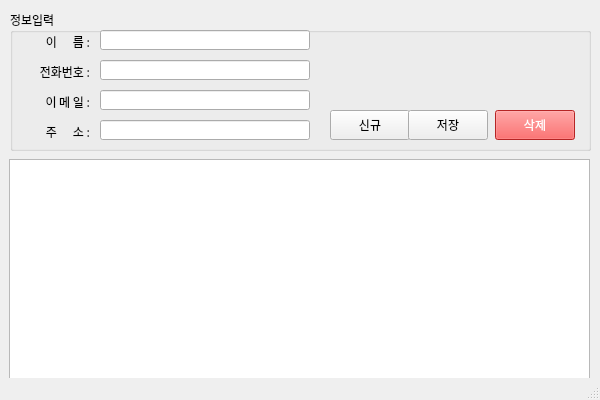
<?xml version="1.0" encoding="UTF-8"?>
<ui version="4.0">
 <class>MainWindow</class>
 <widget class="QMainWindow" name="MainWindow">
  <property name="geometry">
   <rect>
    <x>0</x>
    <y>0</y>
    <width>600</width>
    <height>400</height>
   </rect>
  </property>
  <property name="sizePolicy">
   <sizepolicy hsizetype="Fixed" vsizetype="Fixed">
    <horstretch>0</horstretch>
    <verstretch>0</verstretch>
   </sizepolicy>
  </property>
  <property name="minimumSize">
   <size>
    <width>600</width>
    <height>400</height>
   </size>
  </property>
  <property name="maximumSize">
   <size>
    <width>600</width>
    <height>400</height>
   </size>
  </property>
  <property name="font">
   <font>
    <family>나눔고딕</family>
   </font>
  </property>
  <property name="windowTitle">
   <string>MainWindow</string>
  </property>
  <widget class="QWidget" name="centralwidget">
   <widget class="QWidget" name="verticalLayoutWidget">
    <property name="geometry">
     <rect>
      <x>10</x>
      <y>10</y>
      <width>581</width>
      <height>141</height>
     </rect>
    </property>
    <layout class="QVBoxLayout" name="verticalLayout">
     <item>
      <widget class="QGroupBox" name="groupBox">
       <property name="title">
        <string>정보입력</string>
       </property>
       <widget class="QLabel" name="label">
        <property name="geometry">
         <rect>
          <x>20</x>
          <y>26</y>
          <width>60</width>
          <height>12</height>
         </rect>
        </property>
        <property name="font">
         <font>
          <family>나눔고딕</family>
         </font>
        </property>
        <property name="text">
         <string>이      름 :</string>
        </property>
        <property name="alignment">
         <set>Qt::AlignRight|Qt::AlignTrailing|Qt::AlignVCenter</set>
        </property>
       </widget>
       <widget class="QLineEdit" name="txtName">
        <property name="geometry">
         <rect>
          <x>90</x>
          <y>20</y>
          <width>210</width>
          <height>20</height>
         </rect>
        </property>
        <property name="inputMethodHints">
         <set>Qt::ImhDigitsOnly|Qt::ImhLatinOnly</set>
        </property>
       </widget>
       <widget class="QLabel" name="label_2">
        <property name="geometry">
         <rect>
          <x>20</x>
          <y>86</y>
          <width>60</width>
          <height>12</height>
         </rect>
        </property>
        <property name="font">
         <font>
          <family>나눔고딕</family>
         </font>
        </property>
        <property name="text">
         <string>이 메 일 :</string>
        </property>
        <property name="alignment">
         <set>Qt::AlignRight|Qt::AlignTrailing|Qt::AlignVCenter</set>
        </property>
       </widget>
       <widget class="QLineEdit" name="txtEmail">
        <property name="geometry">
         <rect>
          <x>90</x>
          <y>80</y>
          <width>210</width>
          <height>20</height>
         </rect>
        </property>
       </widget>
       <widget class="QLabel" name="label_3">
        <property name="geometry">
         <rect>
          <x>20</x>
          <y>56</y>
          <width>60</width>
          <height>12</height>
         </rect>
        </property>
        <property name="font">
         <font>
          <family>나눔고딕</family>
         </font>
        </property>
        <property name="text">
         <string>전화번호 :</string>
        </property>
        <property name="alignment">
         <set>Qt::AlignRight|Qt::AlignTrailing|Qt::AlignVCenter</set>
        </property>
       </widget>
       <widget class="QLineEdit" name="txtPhone">
        <property name="geometry">
         <rect>
          <x>90</x>
          <y>50</y>
          <width>210</width>
          <height>20</height>
         </rect>
        </property>
        <property name="inputMethodHints">
         <set>Qt::ImhFormattedNumbersOnly</set>
        </property>
       </widget>
       <widget class="QLabel" name="label_4">
        <property name="geometry">
         <rect>
          <x>20</x>
          <y>116</y>
          <width>60</width>
          <height>12</height>
         </rect>
        </property>
        <property name="font">
         <font>
          <family>나눔고딕</family>
         </font>
        </property>
        <property name="text">
         <string>주      소 :</string>
        </property>
        <property name="alignment">
         <set>Qt::AlignRight|Qt::AlignTrailing|Qt::AlignVCenter</set>
        </property>
       </widget>
       <widget class="QLineEdit" name="txtAddress">
        <property name="geometry">
         <rect>
          <x>90</x>
          <y>110</y>
          <width>210</width>
          <height>20</height>
         </rect>
        </property>
       </widget>
       <widget class="QPushButton" name="btnNew">
        <property name="geometry">
         <rect>
          <x>320</x>
          <y>100</y>
          <width>80</width>
          <height>30</height>
         </rect>
        </property>
        <property name="text">
         <string>신규</string>
        </property>
       </widget>
       <widget class="QPushButton" name="btnSave">
        <property name="geometry">
         <rect>
          <x>398</x>
          <y>100</y>
          <width>80</width>
          <height>30</height>
         </rect>
        </property>
        <property name="text">
         <string>저장</string>
        </property>
       </widget>
       <widget class="QPushButton" name="btnDel">
        <property name="geometry">
         <rect>
          <x>485</x>
          <y>100</y>
          <width>80</width>
          <height>30</height>
         </rect>
        </property>
        <property name="styleSheet">
         <string notr="true">background-color:rgb(255,50,50);
color:rgb(255,255,255);</string>
        </property>
        <property name="text">
         <string>삭제</string>
        </property>
       </widget>
      </widget>
     </item>
    </layout>
   </widget>
   <widget class="QWidget" name="verticalLayoutWidget_2">
    <property name="geometry">
     <rect>
      <x>9</x>
      <y>159</y>
      <width>581</width>
      <height>221</height>
     </rect>
    </property>
    <layout class="QVBoxLayout" name="verticalLayout_2">
     <item>
      <widget class="QTableWidget" name="tblAddress"/>
     </item>
    </layout>
   </widget>
  </widget>
  <widget class="QStatusBar" name="stbCurrent"/>
 </widget>
 <resources/>
 <connections/>
</ui>
